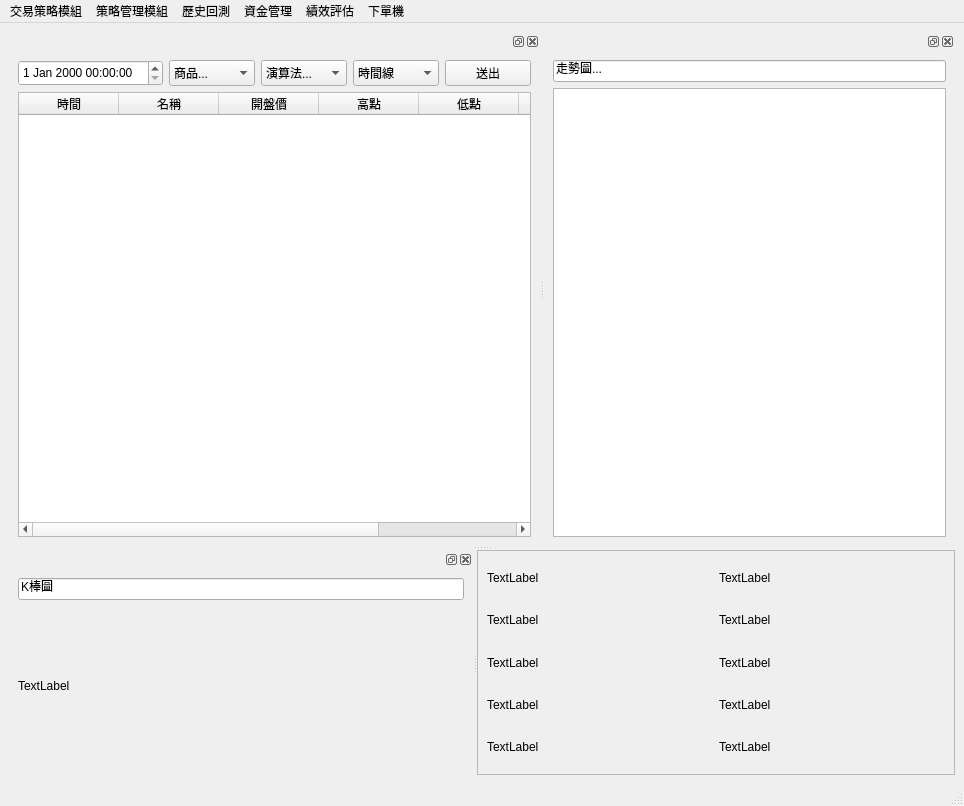
<?xml version="1.0" encoding="UTF-8"?>
<ui version="4.0">
 <class>MainWindow</class>
 <widget class="QMainWindow" name="MainWindow">
  <property name="geometry">
   <rect>
    <x>0</x>
    <y>0</y>
    <width>964</width>
    <height>806</height>
   </rect>
  </property>
  <property name="windowTitle">
   <string>MainWindow</string>
  </property>
  <widget class="QWidget" name="centralwidget">
   <layout class="QGridLayout" name="gridLayout">
    <item row="0" column="0">
     <widget class="QSplitter" name="splitter_3">
      <property name="orientation">
       <enum>Qt::Vertical</enum>
      </property>
      <widget class="QSplitter" name="splitter">
       <property name="orientation">
        <enum>Qt::Horizontal</enum>
       </property>
       <widget class="QDockWidget" name="Products_area">
        <property name="autoFillBackground">
         <bool>false</bool>
        </property>
        <property name="floating">
         <bool>false</bool>
        </property>
        <widget class="QWidget" name="dockWidgetContents">
         <layout class="QGridLayout" name="gridLayout_3">
          <item row="1" column="0">
           <widget class="QTableWidget" name="tableWidget">
            <property name="showGrid">
             <bool>true</bool>
            </property>
            <attribute name="horizontalHeaderStretchLastSection">
             <bool>false</bool>
            </attribute>
            <column>
             <property name="text">
              <string>時間</string>
             </property>
            </column>
            <column>
             <property name="text">
              <string>名稱</string>
             </property>
            </column>
            <column>
             <property name="text">
              <string>開盤價</string>
             </property>
            </column>
            <column>
             <property name="text">
              <string>高點</string>
             </property>
            </column>
            <column>
             <property name="text">
              <string>低點</string>
             </property>
            </column>
            <column>
             <property name="text">
              <string>收盤價</string>
             </property>
            </column>
            <column>
             <property name="text">
              <string>成交量</string>
             </property>
            </column>
           </widget>
          </item>
          <item row="0" column="0">
           <layout class="QHBoxLayout" name="horizontalLayout">
            <item>
             <widget class="QDateTimeEdit" name="dateTimeEdit">
              <property name="sizePolicy">
               <sizepolicy hsizetype="Preferred" vsizetype="Preferred">
                <horstretch>0</horstretch>
                <verstretch>0</verstretch>
               </sizepolicy>
              </property>
             </widget>
            </item>
            <item>
             <widget class="QComboBox" name="product">
              <property name="sizePolicy">
               <sizepolicy hsizetype="Preferred" vsizetype="Preferred">
                <horstretch>0</horstretch>
                <verstretch>0</verstretch>
               </sizepolicy>
              </property>
              <property name="editable">
               <bool>false</bool>
              </property>
              <property name="currentText">
               <string>商品...</string>
              </property>
              <property name="maxVisibleItems">
               <number>100</number>
              </property>
              <property name="sizeAdjustPolicy">
               <enum>QComboBox::AdjustToMinimumContentsLength</enum>
              </property>
              <item>
               <property name="text">
                <string>商品...</string>
               </property>
              </item>
             </widget>
            </item>
            <item>
             <widget class="QComboBox" name="algorithm">
              <property name="sizePolicy">
               <sizepolicy hsizetype="Preferred" vsizetype="Preferred">
                <horstretch>0</horstretch>
                <verstretch>0</verstretch>
               </sizepolicy>
              </property>
              <property name="sizeAdjustPolicy">
               <enum>QComboBox::AdjustToMinimumContentsLength</enum>
              </property>
              <item>
               <property name="text">
                <string>演算法...</string>
               </property>
              </item>
             </widget>
            </item>
            <item>
             <widget class="QComboBox" name="period">
              <property name="sizePolicy">
               <sizepolicy hsizetype="Preferred" vsizetype="Preferred">
                <horstretch>0</horstretch>
                <verstretch>0</verstretch>
               </sizepolicy>
              </property>
              <property name="sizeAdjustPolicy">
               <enum>QComboBox::AdjustToMinimumContentsLength</enum>
              </property>
              <item>
               <property name="text">
                <string>時間線</string>
               </property>
              </item>
              <item>
               <property name="text">
                <string>10分鐘</string>
               </property>
              </item>
              <item>
               <property name="text">
                <string>30分鐘</string>
               </property>
              </item>
              <item>
               <property name="text">
                <string>60分鐘</string>
               </property>
              </item>
             </widget>
            </item>
            <item>
             <widget class="QPushButton" name="pushButton_sentout">
              <property name="text">
               <string>送出</string>
              </property>
              <property name="autoDefault">
               <bool>false</bool>
              </property>
              <property name="default">
               <bool>false</bool>
              </property>
              <property name="flat">
               <bool>false</bool>
              </property>
             </widget>
            </item>
           </layout>
          </item>
         </layout>
        </widget>
       </widget>
       <widget class="QDockWidget" name="product_status">
        <widget class="QWidget" name="dockWidgetContents_2">
         <layout class="QGridLayout" name="gridLayout_4">
          <item row="0" column="0">
           <widget class="QLineEdit" name="lineEdit_2">
            <property name="text">
             <string>走勢圖...</string>
            </property>
           </widget>
          </item>
          <item row="1" column="0">
           <widget class="QListView" name="listView_2"/>
          </item>
         </layout>
        </widget>
       </widget>
      </widget>
      <widget class="QSplitter" name="splitter_2">
       <property name="orientation">
        <enum>Qt::Horizontal</enum>
       </property>
       <widget class="QDockWidget" name="Kbar_area">
        <widget class="QWidget" name="dockWidgetContents_3">
         <layout class="QGridLayout" name="gridLayout_5">
          <item row="0" column="0">
           <widget class="QLineEdit" name="lineEdit">
            <property name="text">
             <string>K棒圖</string>
            </property>
           </widget>
          </item>
          <item row="1" column="0">
           <widget class="QLabel" name="label">
            <property name="text">
             <string>TextLabel</string>
            </property>
           </widget>
          </item>
         </layout>
        </widget>
       </widget>
       <widget class="QScrollArea" name="scrollArea">
        <property name="widgetResizable">
         <bool>true</bool>
        </property>
        <widget class="QWidget" name="scrollAreaWidgetContents">
         <property name="geometry">
          <rect>
           <x>0</x>
           <y>0</y>
           <width>329</width>
           <height>354</height>
          </rect>
         </property>
         <layout class="QGridLayout" name="gridLayout_2">
          <item row="4" column="0">
           <widget class="QLabel" name="title5">
            <property name="text">
             <string>TextLabel</string>
            </property>
           </widget>
          </item>
          <item row="0" column="0">
           <widget class="QLabel" name="title1">
            <property name="text">
             <string>TextLabel</string>
            </property>
           </widget>
          </item>
          <item row="1" column="0">
           <widget class="QLabel" name="title2">
            <property name="text">
             <string>TextLabel</string>
            </property>
           </widget>
          </item>
          <item row="3" column="0">
           <widget class="QLabel" name="title4">
            <property name="text">
             <string>TextLabel</string>
            </property>
           </widget>
          </item>
          <item row="2" column="0">
           <widget class="QLabel" name="title3">
            <property name="text">
             <string>TextLabel</string>
            </property>
           </widget>
          </item>
          <item row="0" column="1">
           <widget class="QLabel" name="link1">
            <property name="text">
             <string>TextLabel</string>
            </property>
           </widget>
          </item>
          <item row="1" column="1">
           <widget class="QLabel" name="link2">
            <property name="text">
             <string>TextLabel</string>
            </property>
           </widget>
          </item>
          <item row="2" column="1">
           <widget class="QLabel" name="link3">
            <property name="text">
             <string>TextLabel</string>
            </property>
           </widget>
          </item>
          <item row="3" column="1">
           <widget class="QLabel" name="link4">
            <property name="text">
             <string>TextLabel</string>
            </property>
           </widget>
          </item>
          <item row="4" column="1">
           <widget class="QLabel" name="link5">
            <property name="text">
             <string>TextLabel</string>
            </property>
           </widget>
          </item>
         </layout>
        </widget>
       </widget>
      </widget>
     </widget>
    </item>
   </layout>
  </widget>
  <widget class="QMenuBar" name="menubar">
   <property name="geometry">
    <rect>
     <x>0</x>
     <y>0</y>
     <width>964</width>
     <height>22</height>
    </rect>
   </property>
   <property name="defaultUp">
    <bool>true</bool>
   </property>
   <property name="nativeMenuBar">
    <bool>false</bool>
   </property>
   <widget class="QMenu" name="menu">
    <property name="title">
     <string>歷史回測</string>
    </property>
   </widget>
   <widget class="QMenu" name="menu_2">
    <property name="title">
     <string>交易策略模組</string>
    </property>
    <addaction name="actionLSTM"/>
    <addaction name="actionrm_6hk4gj4"/>
   </widget>
   <widget class="QMenu" name="menu_3">
    <property name="title">
     <string>策略管理模組</string>
    </property>
   </widget>
   <widget class="QMenu" name="menu_4">
    <property name="title">
     <string>資金管理</string>
    </property>
   </widget>
   <widget class="QMenu" name="menu_5">
    <property name="title">
     <string>績效評估</string>
    </property>
   </widget>
   <widget class="QMenu" name="menu_6">
    <property name="title">
     <string>下單機</string>
    </property>
   </widget>
   <addaction name="menu_2"/>
   <addaction name="menu_3"/>
   <addaction name="menu"/>
   <addaction name="menu_4"/>
   <addaction name="menu_5"/>
   <addaction name="menu_6"/>
  </widget>
  <widget class="QStatusBar" name="statusbar"/>
  <action name="actionLSTM">
   <property name="text">
    <string>LSTM</string>
   </property>
  </action>
  <action name="actionrm_6hk4gj4">
   <property name="text">
    <string>決策樹</string>
   </property>
  </action>
 </widget>
 <resources/>
 <connections/>
</ui>
